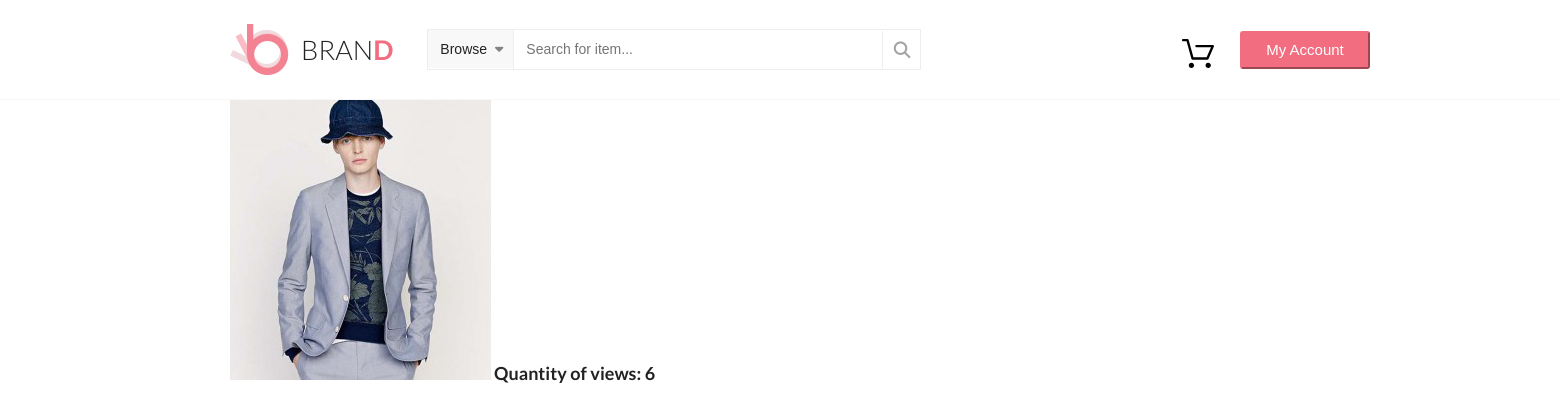
The app's page /5/show_image.php?id=6 with its own data.
### tables this page shows
CREATE TABLE `images` (
  `id` int(10) unsigned NOT NULL AUTO_INCREMENT,
  `name` varchar(45) NOT NULL,
  `path_to_big` varchar(255) DEFAULT NULL,
  `path_to_small` varchar(255) DEFAULT NULL,
  `size` int(10) unsigned DEFAULT NULL,
  `viewed` int(10) unsigned DEFAULT '0',
  `product_id` bigint(20) unsigned DEFAULT NULL,
  PRIMARY KEY (`id`),
  KEY `product_photo_idx` (`product_id`),
  CONSTRAINT `product_photo` FOREIGN KEY (`product_id`) REFERENCES `products` (`id`) ON DELETE NO ACTION ON UPDATE NO ACTION
);

### 5/all_php/open_image.php (the view, shortened to what this page needs)
<?php
require_once "db.php";
$id = $_GET['id'];
mysqli_query($db, 'UPDATE images SET viewed = viewed + 1 WHERE id = ' . $id);
$result = mysqli_query($db, 'SELECT * FROM images WHERE id = ' . $id);
$image = mysqli_fetch_assoc($result);
$pathBig = $image['path_to_big'];
if ($image) {
    echo '
        <div class="container">
        <img src =' . $pathBig . '>
        <span class="text">Quantity of views: ' . $quantityViews = $image['viewed'] . ' </span>
        </div>
        ';
}

### 5/style/norm.css (style rules this page uses)
* { box-sizing: border-box; }
html, body, div, span, applet, object, iframe, h1, h2, h3, h4, h5, h6, p, blockquote, pre, a, abbr, acronym, address, big, cite, code, del, dfn, em, img, ins, kbd, q, s, samp, small, strike, strong, sub, sup, tt, var, b, u, i, center, dl, dt, dd, ol, ul, li, fieldset, form, label, legend, table, caption, tbody, tfoot, thead, tr, th, td, article, aside, canvas, details, embed, figure, figcaption, footer, header, hgroup, menu, nav, output, ruby, section, summary, time, mark, audio, video { margin: 0; padding: 0; border: 0; font-size: 100%; font: inherit; vertical-align: baseline; }
body { line-height: 1; }

### 5/style/style.css (style rules this page uses)
html, body { height: 100%; font-family: "Lato", sans-serif; min-width: 1600px; }
.container { width: 1140px; margin: 0 auto; }
.text { font-size: 18px; line-height: 1.857; color: #222222; font-weight: bold; }

### records on screen
images: path_to_big (picture), viewed "6"
